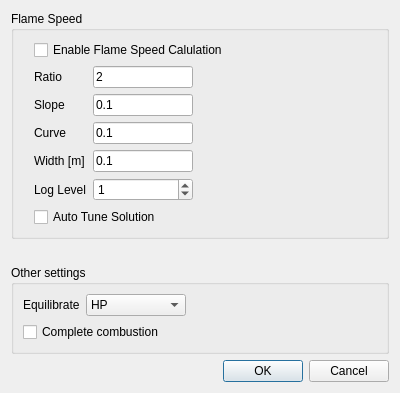
<?xml version="1.0" encoding="UTF-8"?>
<ui version="4.0">
 <class>Settings</class>
 <widget class="QDialog" name="Settings">
  <property name="geometry">
   <rect>
    <x>0</x>
    <y>0</y>
    <width>400</width>
    <height>339</height>
   </rect>
  </property>
  <property name="windowTitle">
   <string>Settings</string>
  </property>
  <property name="layoutDirection">
   <enum>Qt::LeftToRight</enum>
  </property>
  <layout class="QVBoxLayout" name="verticalLayout">
   <item>
    <widget class="QGroupBox" name="FlameSpeed">
     <property name="title">
      <string>Flame Speed</string>
     </property>
     <layout class="QVBoxLayout" name="verticalLayout_2">
      <property name="leftMargin">
       <number>20</number>
      </property>
      <item>
       <widget class="QCheckBox" name="checkBox_flSpeed">
        <property name="enabled">
         <bool>true</bool>
        </property>
        <property name="text">
         <string>Enable Flame Speed Calulation</string>
        </property>
        <property name="checkable">
         <bool>true</bool>
        </property>
        <property name="checked">
         <bool>false</bool>
        </property>
       </widget>
      </item>
      <item>
       <layout class="QFormLayout" name="formLayout">
        <property name="sizeConstraint">
         <enum>QLayout::SetDefaultConstraint</enum>
        </property>
        <property name="leftMargin">
         <number>0</number>
        </property>
        <property name="rightMargin">
         <number>20</number>
        </property>
        <item row="0" column="0">
         <widget class="QLabel" name="label">
          <property name="text">
           <string>Ratio</string>
          </property>
         </widget>
        </item>
        <item row="0" column="1">
         <widget class="QLineEdit" name="lineEdit_ratio">
          <property name="maximumSize">
           <size>
            <width>100</width>
            <height>16777215</height>
           </size>
          </property>
          <property name="text">
           <string>2</string>
          </property>
         </widget>
        </item>
        <item row="1" column="0">
         <widget class="QLabel" name="label_2">
          <property name="text">
           <string>Slope</string>
          </property>
         </widget>
        </item>
        <item row="1" column="1">
         <widget class="QLineEdit" name="lineEdit_slope">
          <property name="maximumSize">
           <size>
            <width>100</width>
            <height>16777215</height>
           </size>
          </property>
          <property name="text">
           <string>0.1</string>
          </property>
         </widget>
        </item>
        <item row="2" column="0">
         <widget class="QLabel" name="label_3">
          <property name="text">
           <string>Curve</string>
          </property>
         </widget>
        </item>
        <item row="2" column="1">
         <widget class="QLineEdit" name="lineEdit_curve">
          <property name="maximumSize">
           <size>
            <width>100</width>
            <height>16777215</height>
           </size>
          </property>
          <property name="text">
           <string>0.1</string>
          </property>
         </widget>
        </item>
        <item row="4" column="0">
         <widget class="QLabel" name="label_4">
          <property name="text">
           <string>Log Level</string>
          </property>
         </widget>
        </item>
        <item row="4" column="1">
         <widget class="QSpinBox" name="spinBox_logLevel">
          <property name="maximumSize">
           <size>
            <width>100</width>
            <height>16777215</height>
           </size>
          </property>
          <property name="maximum">
           <number>5</number>
          </property>
          <property name="value">
           <number>1</number>
          </property>
         </widget>
        </item>
        <item row="3" column="0">
         <widget class="QLabel" name="label_5">
          <property name="text">
           <string>Width [m]</string>
          </property>
         </widget>
        </item>
        <item row="3" column="1">
         <widget class="QLineEdit" name="lineEdit_width">
          <property name="maximumSize">
           <size>
            <width>100</width>
            <height>16777215</height>
           </size>
          </property>
          <property name="text">
           <string>0.1</string>
          </property>
         </widget>
        </item>
       </layout>
      </item>
      <item>
       <widget class="QCheckBox" name="checkBox_auto">
        <property name="layoutDirection">
         <enum>Qt::LeftToRight</enum>
        </property>
        <property name="text">
         <string>Auto Tune Solution</string>
        </property>
        <property name="tristate">
         <bool>false</bool>
        </property>
       </widget>
      </item>
     </layout>
    </widget>
   </item>
   <item>
    <spacer name="horizontalSpacer">
     <property name="orientation">
      <enum>Qt::Horizontal</enum>
     </property>
     <property name="sizeHint" stdset="0">
      <size>
       <width>40</width>
       <height>20</height>
      </size>
     </property>
    </spacer>
   </item>
   <item>
    <widget class="QGroupBox" name="groupBox_2">
     <property name="title">
      <string>Other settings</string>
     </property>
     <layout class="QVBoxLayout" name="verticalLayout_3">
      <item>
       <layout class="QFormLayout" name="formLayout_2">
        <item row="0" column="0">
         <widget class="QLabel" name="label_6">
          <property name="text">
           <string>Equilibrate</string>
          </property>
         </widget>
        </item>
        <item row="0" column="1">
         <widget class="QComboBox" name="comboBox_equilibrate">
          <property name="maximumSize">
           <size>
            <width>100</width>
            <height>16777215</height>
           </size>
          </property>
          <property name="layoutDirection">
           <enum>Qt::LeftToRight</enum>
          </property>
          <property name="currentText">
           <string>HP</string>
          </property>
          <property name="currentIndex">
           <number>0</number>
          </property>
          <item>
           <property name="text">
            <string extracomment="Enthalpy &amp; Pressure">HP</string>
           </property>
          </item>
          <item>
           <property name="text">
            <string extracomment="fixed specific internal energy and specific volume">UV</string>
           </property>
          </item>
          <item>
           <property name="text">
            <string extracomment="fixed specific entropy and specific volume">SV</string>
           </property>
          </item>
          <item>
           <property name="text">
            <string extracomment="fixed specific entropy and pressure">SP</string>
           </property>
          </item>
         </widget>
        </item>
       </layout>
      </item>
      <item>
       <widget class="QCheckBox" name="checkBox_complet_comb">
        <property name="toolTip">
         <string>Specify if complete or incomplete combustion should be used.</string>
        </property>
        <property name="text">
         <string>Complete combustion</string>
        </property>
       </widget>
      </item>
     </layout>
    </widget>
   </item>
   <item>
    <widget class="QDialogButtonBox" name="buttonBox">
     <property name="orientation">
      <enum>Qt::Horizontal</enum>
     </property>
     <property name="standardButtons">
      <set>QDialogButtonBox::Cancel|QDialogButtonBox::Ok</set>
     </property>
    </widget>
   </item>
  </layout>
 </widget>
 <resources/>
 <connections>
  <connection>
   <sender>buttonBox</sender>
   <signal>accepted()</signal>
   <receiver>Settings</receiver>
   <slot>accept()</slot>
   <hints>
    <hint type="sourcelabel">
     <x>248</x>
     <y>254</y>
    </hint>
    <hint type="destinationlabel">
     <x>157</x>
     <y>274</y>
    </hint>
   </hints>
  </connection>
  <connection>
   <sender>buttonBox</sender>
   <signal>rejected()</signal>
   <receiver>Settings</receiver>
   <slot>reject()</slot>
   <hints>
    <hint type="sourcelabel">
     <x>316</x>
     <y>260</y>
    </hint>
    <hint type="destinationlabel">
     <x>286</x>
     <y>274</y>
    </hint>
   </hints>
  </connection>
 </connections>
</ui>
